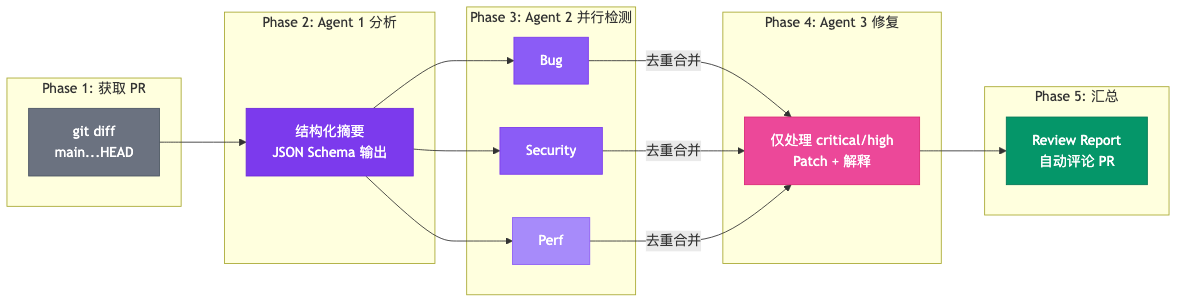
#> input picture content/multi-agent-code-review-system/imgs/workflow-phases.png, 1184 x 304 px
$ python resize_icons.py ../../../content/multi-agent-code-review-system/imgs/workflow-phases.png
#> lines starting #> are read from the running program, lines starting #| are printed output that depends on the picture
#!/usr/bin/env python3
"""
Resize extension icons to all required Chrome extension sizes.
Usage: python resize_icons.py <input_image>
"""

import sys
from PIL import Image
import os

def resize_icons(input_path):
    """Resize icon to all required Chrome extension sizes."""

    # Check if file exists
    if not os.path.exists(input_path):
        print(f"❌ Error: File not found: {input_path}")
        return

    # Load image
    try:
        img = Image.open(input_path)
#> img is the input picture: PIL image 1184x304 RGBA; mean R, G, B, A 127.4, 122.7, 119.5, 147.1
        print(f"✅ Loaded image: {input_path}")
        print(f"   Original size: {img.size}")
#|    Original size: (1184, 304)
    except Exception as e:
        print(f"❌ Error loading image: {e}")
        return

    # Create icons directory if it doesn't exist
    icons_dir = "icons"
    os.makedirs(icons_dir, exist_ok=True)

    # Required sizes for Chrome extensions
    sizes = [16, 32, 48, 128]

    print(f"\n🎨 Generating icons...")

    for size in sizes:
        # Resize using high-quality resampling
        resized = img.resize((size, size), Image.LANCZOS)

        # Save
        output_path = os.path.join(icons_dir, f"icon{size}.png")
        resized.save(output_path, "PNG", optimize=True)

        # Get file size
        file_size = os.path.getsize(output_path)
        print(f"   ✅ icon{size}.png ({file_size:,} bytes)")
#> this loop made 4 passes
#> pass 1, in resize_icons, `resized = img.resize((size, size), Image.LANCZOS)`:
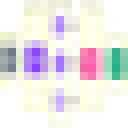
#> resized: PIL image 16x16 RGBA (shown 8 times larger); mean R, G, B, A 193, 188.5, 174.7, 143.8; transparent parts drawn white
#> pass 2, in resize_icons, `resized = img.resize((size, size), Image.LANCZOS)`:
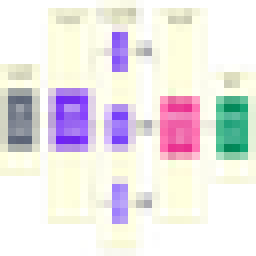
#> resized: PIL image 32x32 RGBA (shown 8 times larger); mean R, G, B, A 174.7, 169.8, 161.9, 145.6; transparent parts drawn white
#> pass 3, in resize_icons, `resized = img.resize((size, size), Image.LANCZOS)`:
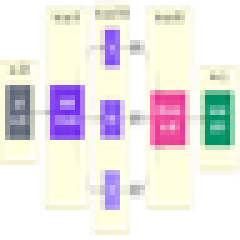
#> resized: PIL image 48x48 RGBA (shown 5 times larger); mean R, G, B, A 164, 159.1, 151.7, 146.5; transparent parts drawn white
#> after the loop:
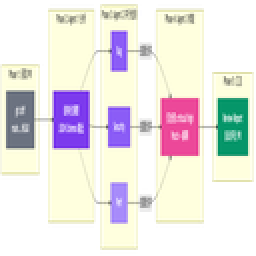
#> resized: PIL image 128x128 RGBA (shown 2 times larger); mean R, G, B, A 143.3, 138.6, 132.2, 147; transparent parts drawn white

    print(f"\n✨ All icons generated in '{icons_dir}/' directory!")
#| ✨ All icons generated in 'icons/' directory!
    print(f"\n📝 Add to manifest.json:")
    print(f'''
{{
  "icons": {{
    "16": "icons/icon16.png",
    "32": "icons/icon32.png",
    "48": "icons/icon48.png",
    "128": "icons/icon128.png"
  }},
  "action": {{
    "default_icon": {{
      "16": "icons/icon16.png",
      "32": "icons/icon32.png",
      "48": "icons/icon48.png"
    }}
  }}
}}
''')

if __name__ == "__main__":
    if len(sys.argv) != 2:
        print("Usage: python resize_icons.py <input_image>")
        print("Example: python resize_icons.py my_icon.png")
        sys.exit(1)

    resize_icons(sys.argv[1])
